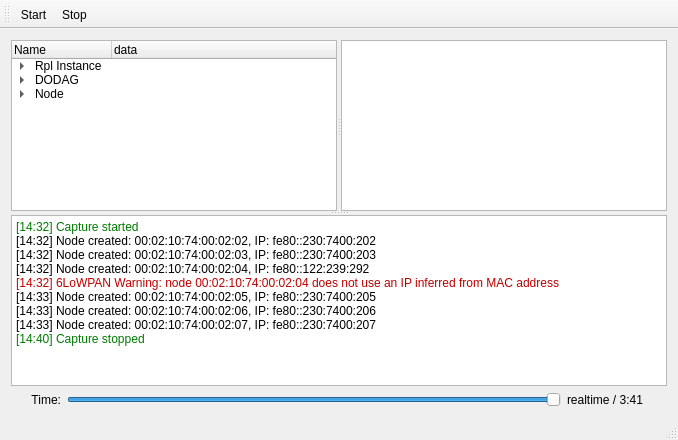
<?xml version="1.0" encoding="UTF-8"?>
<ui version="4.0">
 <class>MainWindow</class>
 <widget class="QMainWindow" name="MainWindow">
  <property name="geometry">
   <rect>
    <x>0</x>
    <y>0</y>
    <width>678</width>
    <height>440</height>
   </rect>
  </property>
  <property name="windowTitle">
   <string>MainWindow</string>
  </property>
  <widget class="QWidget" name="centralWidget">
   <layout class="QGridLayout" name="gridLayout">
    <item row="2" column="1" colspan="3">
     <widget class="QSlider" name="horizontalSlider">
      <property name="value">
       <number>99</number>
      </property>
      <property name="orientation">
       <enum>Qt::Horizontal</enum>
      </property>
     </widget>
    </item>
    <item row="2" column="0">
     <widget class="QLabel" name="label">
      <property name="maximumSize">
       <size>
        <width>50</width>
        <height>16777215</height>
       </size>
      </property>
      <property name="text">
       <string>Time:</string>
      </property>
      <property name="alignment">
       <set>Qt::AlignRight|Qt::AlignTrailing|Qt::AlignVCenter</set>
      </property>
     </widget>
    </item>
    <item row="2" column="4">
     <widget class="QLabel" name="label_2">
      <property name="maximumSize">
       <size>
        <width>100</width>
        <height>16777215</height>
       </size>
      </property>
      <property name="text">
       <string>realtime / 3:41</string>
      </property>
     </widget>
    </item>
    <item row="0" column="0" rowspan="2" colspan="5">
     <widget class="QSplitter" name="splitter_2">
      <property name="orientation">
       <enum>Qt::Vertical</enum>
      </property>
      <widget class="QSplitter" name="splitter">
       <property name="orientation">
        <enum>Qt::Horizontal</enum>
       </property>
       <widget class="QTreeWidget" name="treeWidget">
        <column>
         <property name="text">
          <string>Name</string>
         </property>
        </column>
        <column>
         <property name="text">
          <string>data</string>
         </property>
        </column>
        <item>
         <property name="text">
          <string>Rpl Instance</string>
         </property>
         <item>
          <property name="text">
           <string>Instance</string>
          </property>
          <property name="text">
           <string>50</string>
          </property>
         </item>
        </item>
        <item>
         <property name="text">
          <string>DODAG</string>
         </property>
         <item>
          <property name="text">
           <string>Version</string>
          </property>
          <property name="text">
           <string>240</string>
          </property>
         </item>
         <item>
          <property name="text">
           <string>ID</string>
          </property>
          <property name="text">
           <string>aaaa::1</string>
          </property>
         </item>
         <item>
          <property name="text">
           <string>Prefix</string>
          </property>
          <property name="text">
           <string>aaaa::/16</string>
          </property>
         </item>
         <item>
          <property name="text">
           <string>MinHopRankInc</string>
          </property>
          <property name="text">
           <string>256</string>
          </property>
         </item>
        </item>
        <item>
         <property name="text">
          <string>Node</string>
         </property>
         <item>
          <property name="text">
           <string>WPAN address</string>
          </property>
          <property name="text">
           <string>1274002101929</string>
          </property>
         </item>
         <item>
          <property name="text">
           <string>Link-local IPv6</string>
          </property>
          <property name="text">
           <string>fe80::02101929</string>
          </property>
         </item>
         <item>
          <property name="text">
           <string>Global IPv6</string>
          </property>
          <property name="text">
           <string>aaaa::02101929</string>
          </property>
         </item>
         <item>
          <property name="text">
           <string>Rank</string>
          </property>
          <property name="text">
           <string>1291</string>
          </property>
         </item>
         <item>
          <property name="text">
           <string>ETX</string>
          </property>
          <property name="text">
           <string>3.41</string>
          </property>
         </item>
         <item>
          <property name="text">
           <string>Sent packet count</string>
          </property>
          <property name="text">
           <string>141</string>
          </property>
         </item>
        </item>
       </widget>
       <widget class="QGraphicsView" name="rplTreeView"/>
      </widget>
      <widget class="QTextEdit" name="textEdit">
       <property name="html">
        <string>&lt;!DOCTYPE HTML PUBLIC &quot;-//W3C//DTD HTML 4.0//EN&quot; &quot;http://www.w3.org/TR/REC-html40/strict.dtd&quot;&gt;
&lt;html&gt;&lt;head&gt;&lt;meta name=&quot;qrichtext&quot; content=&quot;1&quot; /&gt;&lt;style type=&quot;text/css&quot;&gt;
p, li { white-space: pre-wrap; }
&lt;/style&gt;&lt;/head&gt;&lt;body style=&quot; font-family:'DejaVu Sans'; font-size:9pt; font-weight:400; font-style:normal;&quot;&gt;
&lt;p style=&quot; margin-top:0px; margin-bottom:0px; margin-left:0px; margin-right:0px; -qt-block-indent:0; text-indent:0px;&quot;&gt;&lt;span style=&quot; color:#007a00;&quot;&gt;[14:32] Capture started&lt;/span&gt;&lt;/p&gt;
&lt;p style=&quot; margin-top:0px; margin-bottom:0px; margin-left:0px; margin-right:0px; -qt-block-indent:0; text-indent:0px;&quot;&gt;[14:32] Node created: 00:02:10:74:00:02:02, IP: fe80::230:7400:202&lt;/p&gt;
&lt;p style=&quot; margin-top:0px; margin-bottom:0px; margin-left:0px; margin-right:0px; -qt-block-indent:0; text-indent:0px;&quot;&gt;[14:32] Node created: 00:02:10:74:00:02:03, IP: fe80::230:7400:203&lt;/p&gt;
&lt;p style=&quot; margin-top:0px; margin-bottom:0px; margin-left:0px; margin-right:0px; -qt-block-indent:0; text-indent:0px;&quot;&gt;[14:32] Node created: 00:02:10:74:00:02:04, IP: fe80::122:239:292&lt;/p&gt;
&lt;p style=&quot; margin-top:0px; margin-bottom:0px; margin-left:0px; margin-right:0px; -qt-block-indent:0; text-indent:0px;&quot;&gt;&lt;span style=&quot; color:#be0000;&quot;&gt;[14:32] 6LoWPAN Warning: node 00:02:10:74:00:02:04 does not use an IP inferred from MAC address&lt;/span&gt;&lt;/p&gt;
&lt;p style=&quot; margin-top:0px; margin-bottom:0px; margin-left:0px; margin-right:0px; -qt-block-indent:0; text-indent:0px;&quot;&gt;[14:33] Node created: 00:02:10:74:00:02:05, IP: fe80::230:7400:205&lt;/p&gt;
&lt;p style=&quot; margin-top:0px; margin-bottom:0px; margin-left:0px; margin-right:0px; -qt-block-indent:0; text-indent:0px;&quot;&gt;[14:33] Node created: 00:02:10:74:00:02:06, IP: fe80::230:7400:206&lt;/p&gt;
&lt;p style=&quot; margin-top:0px; margin-bottom:0px; margin-left:0px; margin-right:0px; -qt-block-indent:0; text-indent:0px;&quot;&gt;[14:33] Node created: 00:02:10:74:00:02:07, IP: fe80::230:7400:207&lt;/p&gt;
&lt;p style=&quot; margin-top:0px; margin-bottom:0px; margin-left:0px; margin-right:0px; -qt-block-indent:0; text-indent:0px;&quot;&gt;&lt;span style=&quot; color:#007a00;&quot;&gt;[14:40] Capture stopped&lt;/span&gt;&lt;/p&gt;&lt;/body&gt;&lt;/html&gt;</string>
       </property>
      </widget>
     </widget>
    </item>
   </layout>
  </widget>
  <widget class="QMenuBar" name="menuBar">
   <property name="geometry">
    <rect>
     <x>0</x>
     <y>0</y>
     <width>678</width>
     <height>20</height>
    </rect>
   </property>
  </widget>
  <widget class="QToolBar" name="mainToolBar">
   <attribute name="toolBarArea">
    <enum>TopToolBarArea</enum>
   </attribute>
   <attribute name="toolBarBreak">
    <bool>false</bool>
   </attribute>
   <addaction name="actionStart"/>
   <addaction name="actionStop"/>
  </widget>
  <widget class="QStatusBar" name="statusBar"/>
  <action name="actionStart">
   <property name="icon">
    <iconset>
     <normaloff>../../../../../usr/share/icons/oxygen/48x48/actions/media-playback-start.png</normaloff>../../../../../usr/share/icons/oxygen/48x48/actions/media-playback-start.png</iconset>
   </property>
   <property name="text">
    <string>Start</string>
   </property>
   <property name="toolTip">
    <string>Start sniffing traffic</string>
   </property>
  </action>
  <action name="actionStop">
   <property name="icon">
    <iconset>
     <normaloff>../../../../../usr/share/icons/default.kde4/48x48/actions/media-playback-stop.png</normaloff>../../../../../usr/share/icons/default.kde4/48x48/actions/media-playback-stop.png</iconset>
   </property>
   <property name="text">
    <string>Stop</string>
   </property>
   <property name="toolTip">
    <string>Stop sniffing traffic</string>
   </property>
  </action>
 </widget>
 <layoutdefault spacing="6" margin="11"/>
 <resources/>
 <connections/>
</ui>
